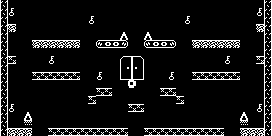

Tiled map render using the project's own tile images. Description and the map definition, with tile-layer contents summarised, below:
An orthogonal 34x17 tile map with 8x8 px tiles, 2 tile layers (Tile Layer 1, background) and 2 objects (2x 9).

<map version="1.0" orientation="orthogonal" renderorder="right-down" width="34" height="17" tilewidth="8" tileheight="8" nextobjectid="7">
 <properties>
  <property name="color1" value="44" />
  <property name="color2" value="50" />
  <property name="emmitercolor" value="80" />
  <property name="enemycolor" value="56" />
  <property name="hudcolor" value="118" />
  <property name="music" value="3" />
  <property name="name" value="mirror, mirror" />
  <property name="tilecolor" value="118" />
 </properties>
 <tileset firstgid="1" name="pacman" tilewidth="8" tileheight="8">
  <image source="tileset.png" width="160" height="200" />
 </tileset>
 <layer name="Tile Layer 1" width="34" height="17">
  <properties>
   <property name="texture" value="tileset" />
  </properties>
  <data>[578 cells, 130 non-empty, 22 distinct tile ids]</data>
 </layer>
 <objectgroup name="enemies">
  <properties>
   <property name="_type" value="1" />
   <property name="sizex" value="32" />
   <property name="sizey" value="32" />
   <property name="speedx" value="30" />
   <property name="speedy" value="100" />
   <property name="texture" value="enemies_32x32" />
  </properties>
  <object id="3" type="9" x="48" y="112">
   <properties>
    <property name="adelay" value="300" />
   </properties>
   <polyline points="4,0 72,0" />
  </object>
  <object id="4" type="9" x="224" y="112">
   <properties>
    <property name="adelay" value="300" />
   </properties>
   <polyline points="-4,0 -72,0" />
  </object>
 </objectgroup>
 <layer name="background" width="34" height="17">
  <properties>
   <property name="texture" value="tileset" />
  </properties>
  <data>[578 cells, 9 non-empty, 9 distinct tile ids]</data>
 </layer>
</map>
